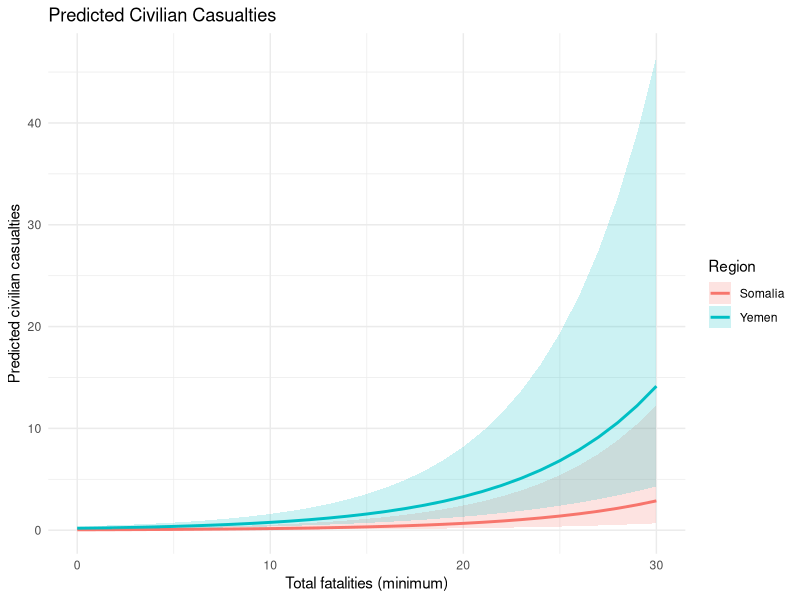
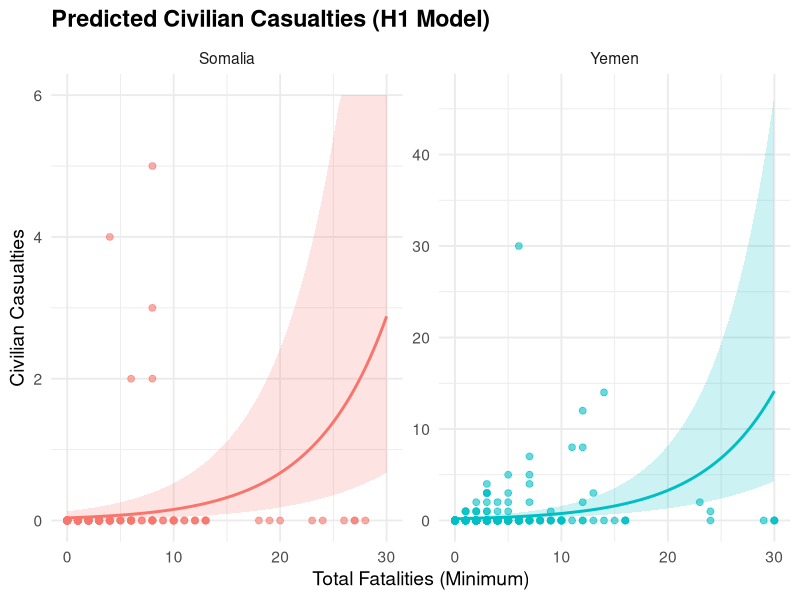
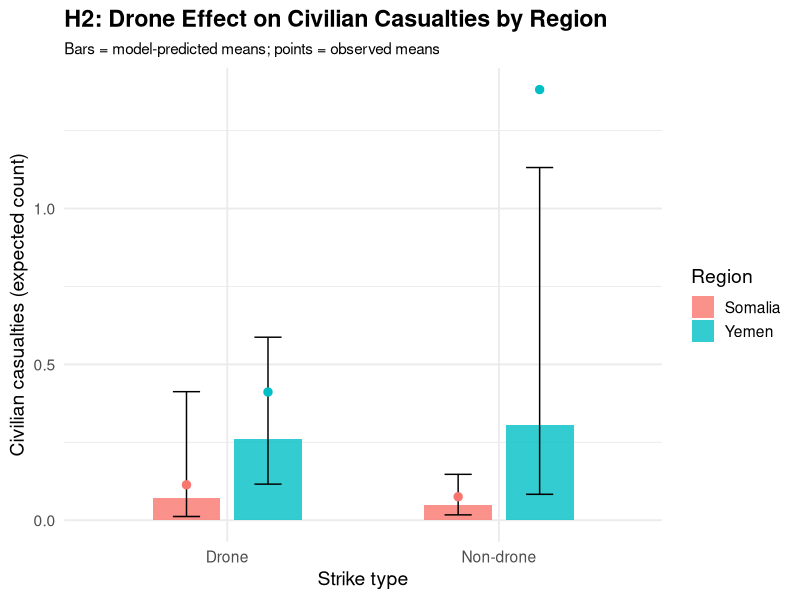
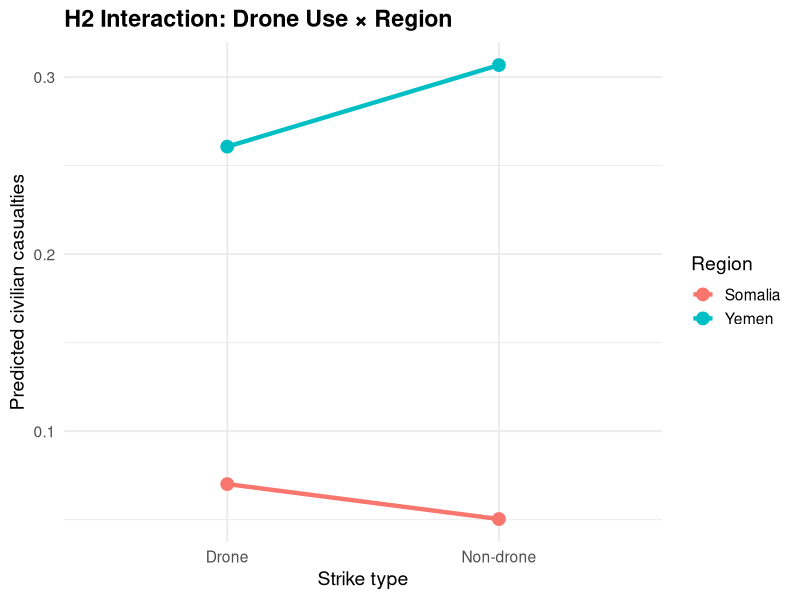
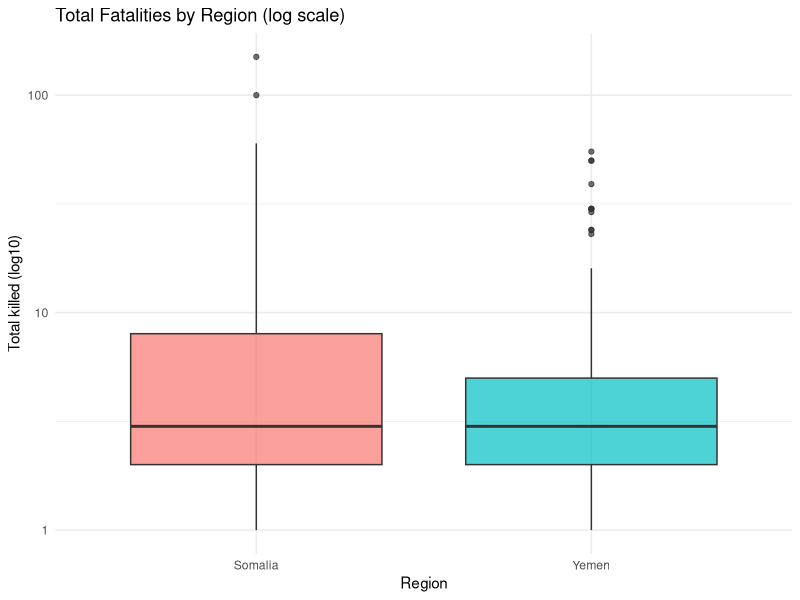
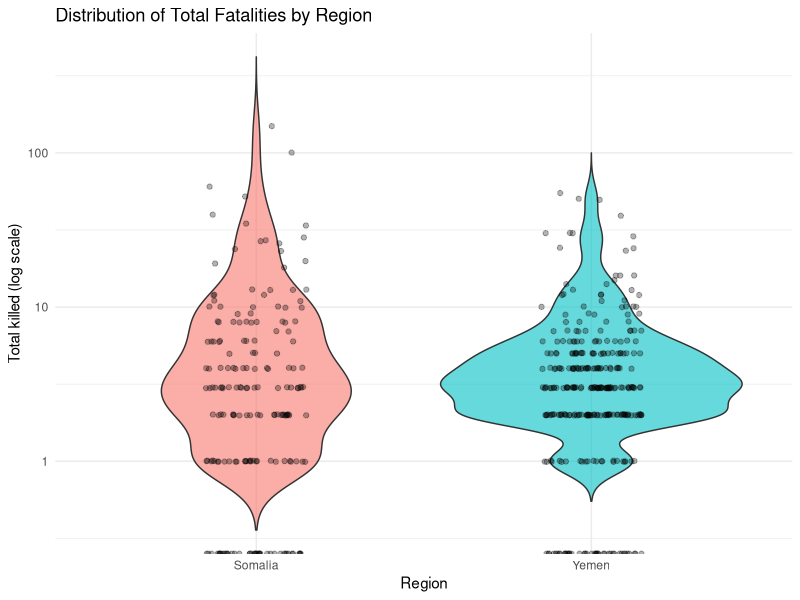
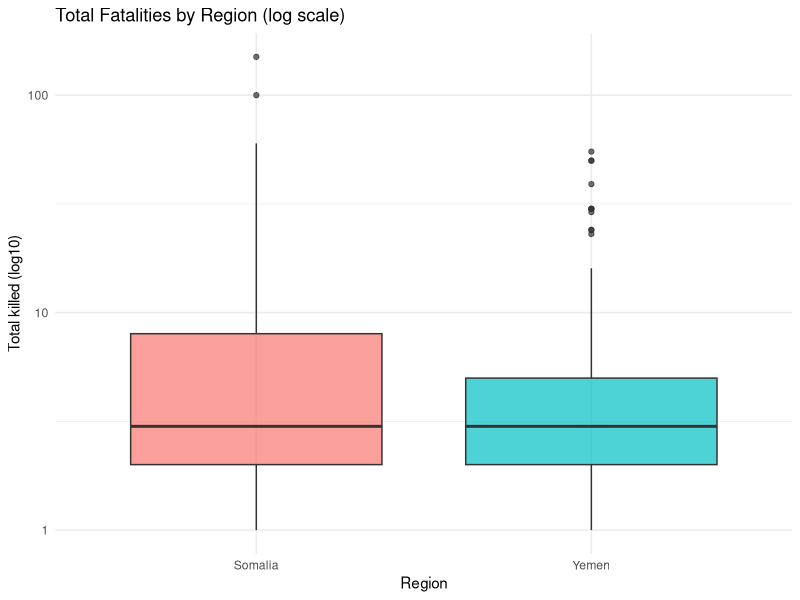

Write R code to recreate these figures, in order.
## ---- chunk 1
#| echo: false
#| message: false
#| warning: false
#| error: false



library(readxl)
library(dplyr)
library(stringr)
library(MASS)
library(broom)

###############################################
## 1. Read in Somalia & Yemen data
###############################################


somalia_raw <- read_excel("us-strikes-in-somalia-2007-to-present.xlsx",
                          sheet = "All US actions")

yemen_raw   <- read_excel("us-strikes-in-yemen-2002-to-present (2).xlsx",
                          sheet = "All US actions")

###############################################
## 2. Clean & harmonize variables
###############################################

## 2.1 Somalia
somalia <- somalia_raw %>%
  transmute(
    region        = "Somalia",
    date          = as.Date(Date),
    location      = Location,
    
    # Drone indicator
    drone         = if_else(`Drone strike` == 1, 1L, 0L),
    
    # US confirmed vs possible
    us_confirmed  = if_else(`Confirmed/\npossible US strike` == "Confirmed", 1L, 0L),
    
    # Strike counts
    min_strikes   = as.numeric(`Minimum strikes`),
    max_strikes   = as.numeric(`Maximum strikes`),
    
    # Casualty counts
    min_killed        = as.numeric(`Minimum people killed`),
    max_killed        = as.numeric(`Maximum people killed`),
    min_civilians     = as.numeric(`Minimum civilians killed`),
    max_civilians     = as.numeric(`Maximum civilians killed`),
    
    min_children      = as.numeric(`Minimum children killed`),
    max_children      = as.numeric(`Maximum children killed`),
    
    min_injured       = as.numeric(`Minimum people injured`),
    max_injured       = as.numeric(`Maximum people injured`)
  )

## 2.2 Yemen
yemen <- yemen_raw %>%
  transmute(
    region        = "Yemen",
    date          = as.Date(Date),
    location      = Location,
    
    drone         = if_else(`Drone strike` == 1, 1L, 0L),
    
    us_confirmed  = if_else(`Confirmed/\npossible US attack?` == "Confirmed", 1L, 0L),
    
    min_strikes   = as.numeric(`Minimum number of strikes`),
    max_strikes   = as.numeric(`Maximum number of strikes`),
    
    min_killed        = as.numeric(`Minimum people killed`),
    max_killed        = as.numeric(`Maximum people killed`),
    min_civilians     = as.numeric(`Minimum civilians reported killed`),
    max_civilians     = as.numeric(`Maximum civilians reported killed`),
    
    min_children      = as.numeric(`Minimum children reported killed`),
    max_children      = as.numeric(`Maximum children reported killed`),
    
    min_injured       = as.numeric(`Minimum people injured`),
    max_injured       = as.numeric(`Maximum people injured`)
  )

###############################################
## 3. Combine datasets and construct analysis variables
###############################################

combined <- bind_rows(somalia, yemen) %>%
  mutate(
    # Make sure region is a factor and pick the reference category
    region = factor(region, levels = c("Somalia", "Yemen")),
    
    # Basic sanity for strikes & casualties
    min_strikes = if_else(is.na(min_strikes), 0, min_strikes),
    max_strikes = if_else(is.na(max_strikes), min_strikes, max_strikes),
    
    min_killed  = if_else(is.na(min_killed), 0, min_killed),
    max_killed  = if_else(is.na(max_killed), min_killed, max_killed),
    
    min_civilians = if_else(is.na(min_civilians), 0, min_civilians),
    max_civilians = if_else(is.na(max_civilians), min_civilians, max_civilians),
    
    ########################################
    ## Main variables for your hypotheses ##
    ########################################
    
    # Civilian casualties (using minimum estimate as the count outcome)
    civilian_casualties = min_civilians,
    
    # Total killed (using minimum estimate)
    total_killed        = min_killed,
    
    # Reporting uncertainty (as you defined)
    uncertainty_killed  = max_killed - min_killed
  )

# Optionally restrict to rows with non-missing outcome variables
combined_model <- combined %>%
  filter(!is.na(civilian_casualties),
         !is.na(uncertainty_killed),
         !is.na(min_strikes),
         !is.na(total_killed))
## ---- chunk 2
mean_civ <- mean(combined_model$civilian_casualties)
var_civ  <- var(combined_model$civilian_casualties)

c(mean = mean_civ, variance = var_civ)
## ---- chunk 3
#| message: false
#| warning: false
#| error: false  

library(MASS)
library(AER)   # for dispersiontest

# Poisson version of H1 model
pois_h1 <- glm(
  civilian_casualties ~ region + drone + us_confirmed + min_strikes + total_killed,
  family = poisson(link = "log"),
  data = combined_model
)

# 3a. Quick dispersion estimate: residual deviance / df
dispersion_est <- pois_h1$deviance / pois_h1$df.residual
dispersion_est

# 3b. Formal test
dispersiontest(pois_h1)






## ---- chunk 4
#| error: false
#| warning: false
#| message: false


library(dplyr)
library(stringr)
library(MASS)
library(broom)



###############################################
## 4. Negative binomial models for hypotheses
###############################################

# NOTE: we are using negative binomial ONLY .

################################
## Hypothesis 1: Civilian Harm ##
################################
# H0: Somalia and Yemen do not have significantly different civilian casualty rates,
#     controlling for strike characteristics.
# H1: They do differ.

model_h1 <- glm.nb(
  civilian_casualties ~ region + drone + us_confirmed + min_strikes + total_killed,
  data = combined_model
)

summary(model_h1)
tidy(model_h1, exponentiate = TRUE, conf.int = TRUE)  # IRR-style output




## ---- chunk 5
#| warning: false
#| error: false



##################################
## Hypothesis 2: Drone Effectiveness ##
##################################
# H0: The effect of drone strikes on civilian casualties does NOT differ between Somalia and Yemen.
# H1: The effect of drone strikes DOES differ between Somalia and Yemen.
# -> Include interaction term drone:region

model_h2 <- glm.nb(
  civilian_casualties ~ drone * region + us_confirmed + min_strikes + total_killed,
  data = combined_model
)

summary(model_h2)
tidy(model_h2, exponentiate = TRUE, conf.int = TRUE)
## ---- chunk 6
#| warning: false
#| error: false
#| message: false
##################################
## Hypothesis 3: Reporting Uncertainty ##
##################################
# H0: The level of uncertainty in casualty reporting does not differ between Somalia and Yemen.
# H1: It does differ.
# Outcome: uncertainty_killed

model_h3 <- glm.nb(
  uncertainty_killed ~ region + drone + us_confirmed + min_strikes,
  data = combined_model
)

summary(model_h3)
tidy(model_h3, exponentiate = TRUE, conf.int = TRUE)

###############################################
## 5. Optional: quick descriptive checks
###############################################

# Mean civilian casualties by region & drone status
combined_model %>%
  group_by(region, drone) %>%
  summarise(
    mean_civilian_casualties = mean(civilian_casualties, na.rm = TRUE),
    n = n(),
    .groups = "drop"
  )

# Mean uncertainty by region
combined_model %>%
  group_by(region) %>%
  summarise(
    mean_uncertainty = mean(uncertainty_killed, na.rm = TRUE),
    n = n(),
    .groups = "drop"
  )

## ---- chunk 7
#| echo: false
#| warning: false
#| message: false


library(dplyr)
library(ggplot2)

# We assume model_h1 is already fitted:
# model_h1 <- glm.nb(
#   civilian_casualties ~ region + drone + us_confirmed + min_strikes + total_killed,
#   data = combined_model
# )

# 1. Create a grid of values to predict on
#    - Vary total_killed
#    - Hold other covariates at typical values
total_seq <- seq(from = 0, to = 30, by = 1)   # adjust max if needed

newdata_h1 <- expand.grid(
  region       = c("Somalia", "Yemen"),
  drone        = 1,   # assume drone strike; change to 0 if you want non-drone
  us_confirmed = 1,   # assume confirmed U.S. strike
  min_strikes  = 1,   # typical number of strikes
  total_killed = total_seq
)

# 2. Get predicted civilian casualties from the model
pred_h1 <- predict(
  model_h1,
  newdata = newdata_h1,
  type = "link",
  se.fit = TRUE
)

# 3. Add predictions (on response scale) + CIs back to data frame
newdata_h1 <- newdata_h1 %>%
  mutate(
    fit_link  = pred_h1$fit,
    se_link   = pred_h1$se.fit,
    # convert from log scale to count scale
    pred_civ  = exp(fit_link),
    lower_ci  = exp(fit_link - 1.96 * se_link),
    upper_ci  = exp(fit_link + 1.96 * se_link)
  )

# 4. Plot predicted civilian casualties vs. total_killed, by region
ggplot(newdata_h1, aes(x = total_killed, y = pred_civ, color = region)) +
  geom_line(size = 1) +
  geom_ribbon(aes(ymin = lower_ci, ymax = upper_ci, fill = region),
              alpha = 0.2, color = NA) +
  labs(
    x = "Total fatalities (minimum)",
    y = "Predicted civilian casualties",
    color = "Region",
    fill  = "Region",
    title = "Predicted Civilian Casualties"
  ) +
  theme_minimal()

## ---- chunk 8
#| echo: false
#| warning: false
#| message: false

library(dplyr)
library(ggplot2)

# 1. Restrict to a reasonable range for plotting
plot_data <- combined_model %>%
  filter(total_killed <= 30)

max_killed_plot <- max(plot_data$total_killed, na.rm = TRUE)

# 2. Prediction grid
total_seq <- seq(0, max_killed_plot, length.out = 100)

newdata_h1 <- expand.grid(
  region       = c("Somalia", "Yemen"),
  drone        = 1,
  us_confirmed = 1,
  min_strikes  = 1,
  total_killed = total_seq
)

# 3. Model predictions
pred_h1 <- predict(model_h1, newdata_h1, type = "link", se.fit = TRUE)

newdata_h1 <- newdata_h1 %>%
  mutate(
    fit      = exp(pred_h1$fit),
    lower_ci = exp(pred_h1$fit - 1.96 * pred_h1$se.fit),
    upper_ci = exp(pred_h1$fit + 1.96 * pred_h1$se.fit)
  )

# 4. Clamp SOMALIA predictions to 0–6 for readability
newdata_h1 <- newdata_h1 %>%
  mutate(
    fit      = ifelse(region == "Somalia", pmin(fit, 6), fit),
    lower_ci = ifelse(region == "Somalia", pmin(lower_ci, 6), lower_ci),
    upper_ci = ifelse(region == "Somalia", pmin(upper_ci, 6), upper_ci)
  )

# 5. Plot
ggplot() +
  geom_point(
    data = plot_data,
    aes(x = total_killed, y = civilian_casualties, color = region),
    alpha = 0.6,
    size  = 2
  ) +
  geom_line(
    data = newdata_h1,
    aes(x = total_killed, y = fit, color = region),
    size = 1
  ) +
  geom_ribbon(
    data = newdata_h1,
    aes(x = total_killed, ymin = lower_ci, ymax = upper_ci, fill = region),
    alpha = 0.2,
    color = NA
  ) +
  facet_wrap(~ region, scales = "free_y") +   # <<< key: SOMALIA gets y = 0–6
  labs(
    title = "Predicted Civilian Casualties (H1 Model)",
  
    x = "Total Fatalities (Minimum)",
    y = "Civilian Casualties"
  ) +
  theme_minimal(base_size = 14) +
  theme(
    legend.position = "none",
    plot.title = element_text(face = "bold")
  )

## ---- chunk 9
#| echo: false
#| warning: false
#| message: false

library(dplyr)
library(ggplot2)

# H2 model should already be fitted as:
# model_h2 <- glm.nb(
#   civilian_casualties ~ drone * region + us_confirmed + min_strikes + total_killed,
#   data = combined_model
# )

# 1. Choose typical values for controls
mean_total_killed  <- mean(combined_model$total_killed,  na.rm = TRUE)
mean_min_strikes   <- mean(combined_model$min_strikes,   na.rm = TRUE)

# 2. Create prediction grid: region x drone (0/1)
newdata_h2 <- expand.grid(
  region       = c("Somalia", "Yemen"),
  drone        = c(0, 1),
  us_confirmed = 1,                      # assume confirmed US strike
  min_strikes  = mean_min_strikes,       # typical number of strikes
  total_killed = mean_total_killed       # typical total fatalities
)

# 3. Get model predictions + CI (on response scale)
pred_h2 <- predict(model_h2, newdata_h2, type = "link", se.fit = TRUE)

newdata_h2 <- newdata_h2 %>%
  mutate(
    drone_label = ifelse(drone == 1, "Drone", "Non-drone"),
    fit_link    = pred_h2$fit,
    se_link     = pred_h2$se.fit,
    pred_civ    = exp(fit_link),
    lower_ci    = exp(fit_link - 1.96 * se_link),
    upper_ci    = exp(fit_link + 1.96 * se_link)
  )

# 4. Also compute observed means for reference
obs_means <- combined_model %>%
  group_by(region, drone) %>%
  summarise(
    mean_civ = mean(civilian_casualties, na.rm = TRUE),
    .groups  = "drop"
  ) %>%
  mutate(
    drone_label = ifelse(drone == 1, "Drone", "Non-drone")
  )

# 5. Plot: H2 interaction (model predictions + observed means)
ggplot(newdata_h2, aes(x = drone_label, y = pred_civ, fill = region)) +
  # model predicted mean + CI
  geom_col(position = position_dodge(width = 0.6), width = 0.5, alpha = 0.8) +
  geom_errorbar(
    aes(ymin = lower_ci, ymax = upper_ci),
    position = position_dodge(width = 0.6),
    width = 0.2
  ) +
  # observed mean as points
  geom_point(
    data = obs_means,
    aes(x = drone_label, y = mean_civ, color = region),
    position = position_dodge(width = 0.6),
    size = 2.5,
    show.legend = FALSE
  ) +
  labs(
    title    = "H2: Drone Effect on Civilian Casualties by Region",
    subtitle = "Bars = model-predicted means; points = observed means",
    x        = "Strike type",
    y        = "Civilian casualties (expected count)",
    fill     = "Region"
  ) +
  theme_minimal(base_size = 14) +
  theme(
    plot.title    = element_text(face = "bold"),
    plot.subtitle = element_text(size = 11)
  )

## ---- chunk 10
#| echo: false
#| warning: false
#| message: false


library(dplyr)
library(ggplot2)

# Typical values
mean_total_killed <- mean(combined_model$total_killed,  na.rm = TRUE)
mean_min_strikes  <- mean(combined_model$min_strikes,   na.rm = TRUE)

# Prediction grid
newdata_h2 <- expand.grid(
  region       = c("Somalia", "Yemen"),
  drone        = c(0, 1),
  us_confirmed = 1,
  min_strikes  = mean_min_strikes,
  total_killed = mean_total_killed
)

# Predictions
pred <- predict(model_h2, newdata_h2, type = "response")

newdata_h2 <- newdata_h2 %>%
  mutate(
    drone_label = ifelse(drone == 1, "Drone", "Non-drone"),
    pred_civ    = pred
  )

# Interaction plot WITHOUT error bars
ggplot(newdata_h2, aes(x = drone_label, y = pred_civ, color = region, group = region)) +
  geom_line(size = 1.5) +
  geom_point(size = 4) +
  labs(
    title = "H2 Interaction: Drone Use × Region",
    
    x = "Strike type",
    y = "Predicted civilian casualties",
    color = "Region"
  ) +
  theme_minimal(base_size = 14) +
  theme(
    plot.title = element_text(face = "bold"),
    plot.subtitle = element_text(size = 11)
  )


## ---- chunk 11

## ---- chunk 12
#| include: false
combined_model %>% 
  arrange(desc(total_killed)) %>% 
  head(10)




## ---- chunk 13
#| echo: false
#| warning: false
#| message: false
ggplot(combined_model, aes(x = region, y = total_killed, fill = region)) +
  geom_boxplot(alpha = 0.7) +
  scale_y_log10() +
  labs(
    title = "Total Fatalities by Region (log scale)",
    x = "Region",
    y = "Total killed (log10)"
  ) +
  theme_minimal() +
  theme(legend.position = "none")

ggsave("boxplot_total_killed.png", width = 6, height = 4, dpi = 300)


## ---- chunk 14
#| echo: false
#| warning: false
#| message: false
ggplot(combined_model, aes(x = region, y = total_killed, fill = region)) +
  geom_violin(alpha = 0.6, trim = FALSE) +
  geom_jitter(width = 0.15, alpha = 0.3) +
  scale_y_log10() +   # optional but recommended
  labs(
    title = "Distribution of Total Fatalities by Region",
    x = "Region",
    y = "Total killed (log scale)"
  ) +
  theme_minimal() +
  theme(legend.position = "none")
